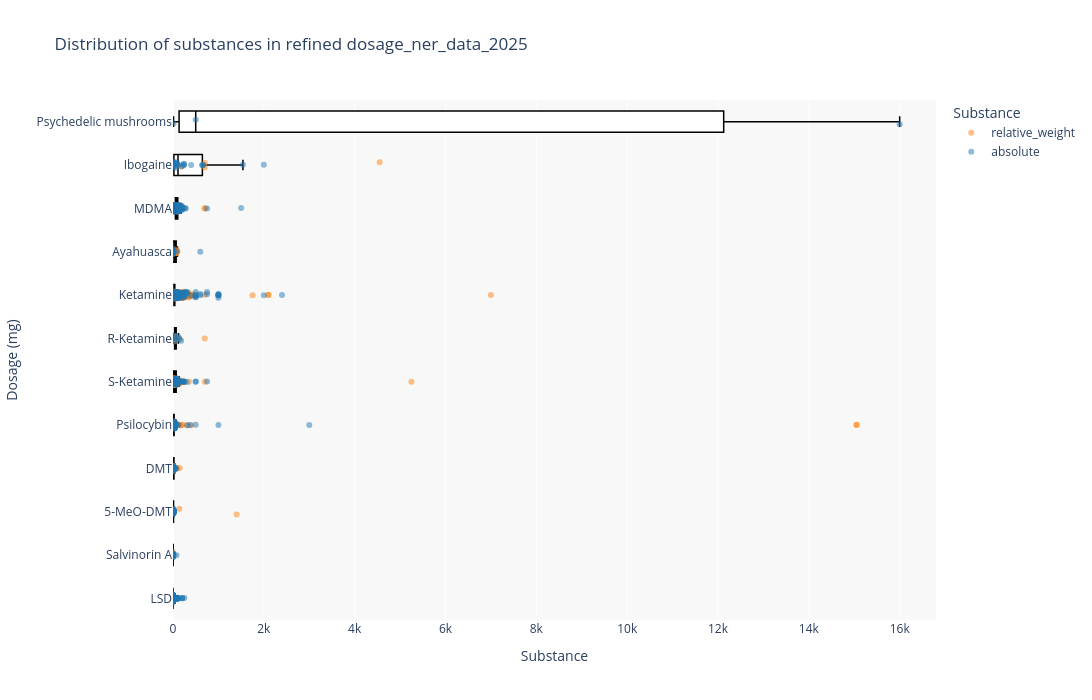

The notebook cell this image was saved under:
### Code cell
from components.graphs import box_plot

# keep absolute and relative_weight only
dosage_ner_data_2025_refined = dosage_ner_data_2025_refined[dosage_ner_data_2025_refined['Dose_Type'].isin(['absolute', 'relative_weight'])].reset_index(drop=True)

# print number of studies
print(f"Number of studies in refined dosage NER data: {dosage_ner_data_2025_refined['Study_ID'].nunique()}")
# print number of studies per substance
print(f"Number of studies per substance:\n{dosage_ner_data_2025_refined.groupby('Substance')['Study_ID'].nunique()}")

# Render dosage graph with custom size
fig = box_plot(
    data=dosage_ner_data_2025_refined,
    x='Substance',
    y='Dosage_mg',
    x_label='Substance',
    y_label='Dosage (mg)',
    title='Distribution of substances in refined dosage_ner_data_2025',
    height=700,
    width=1200,
)
# show the graph
fig.show()

### Figure 1 — Plotly figure (JSON) as saved in the notebook; plotly's stock layout.template omitted (floating-point values rounded to 4 significant figures; data arrays with more than 128 entries replaced by an {"elided": "..."} marker saying what was removed)
{"data": [{"alignmentgroup": "True", "boxpoints": "outliers", "fillcolor": "white", "hovertemplate": "Substance=%{y}<br>Dosage_mg=%{x}<extra></extra>", "legendgroup": "Psychedelic mushrooms", "line": {"color": "black", "width": 1.5}, "marker": {"color": "#636efa", "opacity": 0, "size": 0}, "name": "Psychedelic mushrooms", "notched": false, "offsetgroup": "Psychedelic mushrooms", "opacity": 1.0, "orientation": "h", "showlegend": false, "type": "box", "x": [12.0, 500.0, 16000.0], "x0": " ", "xaxis": "x", "y": ["Psychedelic mushrooms", "Psychedelic mushrooms", "Psychedelic mushrooms"], "y0": " ", "yaxis": "y"}, {"alignmentgroup": "True", "boxpoints": "outliers", "fillcolor": "white", "hovertemplate": "Substance=%{y}<br>Dosage_mg=%{x}<extra></extra>", "legendgroup": "Ibogaine", "line": {"color": "black", "width": 1.5}, "marker": {"color": "#EF553B", "opacity": 0, "size": 0}, "name": "Ibogaine", "notched": false, "offsetgroup": "Ibogaine", "opacity": 1.0, "orientation": "h", "showlegend": false, "type": "box", "x": [3.0, 700.0, 1.0, 240.0, 200.0, 653.0, 182.0, 38000.0, 700.0, 4550.0, 10.0, 120.0, 1540.0, 3.0, 240.0, 400.0, 80.0, 20.0, 3.0, 20.0, 2.0, 60.0, 100.0, 80.0, 60.0, 20.0, 670.0, 1.0, 2000.0, 640.0, 20.0, 240.0], "x0": " ", "xaxis": "x", "y": ["Ibogaine", "Ibogaine", "Ibogaine", "Ibogaine", "Ibogaine", "Ibogaine", "Ibogaine", "Ibogaine", "Ibogaine", "Ibogaine", "Ibogaine", "Ibogaine", "Ibogaine", "Ibogaine", "Ibogaine", "Ibogaine", "Ibogaine", "Ibogaine", "Ibogaine", "Ibogaine", "Ibogaine", "Ibogaine", "Ibogaine", "Ibogaine", "Ibogaine", "Ibogaine", "Ibogaine", "Ibogaine", "Ibogaine", "Ibogaine", "Ibogaine", "Ibogaine"], "y0": " ", "yaxis": "y"}, {"alignmentgroup": "True", "boxpoints": "outliers", "fillcolor": "white", "hovertemplate": "Substance=%{y}<br>Dosage_mg=%{x}<extra></extra>", "legendgroup": "MDMA", "line": {"color": "black", "width": 1.5}, "marker": {"color": "#00cc96", "opacity": 0, "size": 0}, "name": "MDMA", "notched": false, "offsetgroup": "MDMA", "opacity": 1.0, "orientation": "h", "showlegend": false, "type": "box", "x": {"elided": "403 float values"}, "x0": " ", "xaxis": "x", "y": {"elided": "403 str values"}, "y0": " ", "yaxis": "y"}, {"alignmentgroup": "True", "boxpoints": "outliers", "fillcolor": "white", "hovertemplate": "Substance=%{y}<br>Dosage_mg=%{x}<extra></extra>", "legendgroup": "Ayahuasca", "line": {"color": "black", "width": 1.5}, "marker": {"color": "#ab63fa", "opacity": 0, "size": 0}, "name": "Ayahuasca", "notched": false, "offsetgroup": "Ayahuasca", "opacity": 1.0, "orientation": "h", "showlegend": false, "type": "box", "x": [15.0, 0.5, 70.0, 3.0, 10.0, 0.6, 70.0, 0.75, 59.5, 70.0, 70.0, 0.5, 5.0, 35.0, 56.0, 2.0, 0.85, 52.5, 600.0, 0.0, 0.6, 59.5, 1.0, 42.0, 98.0, 70.0, 70.0, 0.02, 52.5, 90.0], "x0": " ", "xaxis": "x", "y": ["Ayahuasca", "Ayahuasca", "Ayahuasca", "Ayahuasca", "Ayahuasca", "Ayahuasca", "Ayahuasca", "Ayahuasca", "Ayahuasca", "Ayahuasca", "Ayahuasca", "Ayahuasca", "Ayahuasca", "Ayahuasca", "Ayahuasca", "Ayahuasca", "Ayahuasca", "Ayahuasca", "Ayahuasca", "Ayahuasca", "Ayahuasca", "Ayahuasca", "Ayahuasca", "Ayahuasca", "Ayahuasca", "Ayahuasca", "Ayahuasca", "Ayahuasca", "Ayahuasca", "Ayahuasca"], "y0": " ", "yaxis": "y"}, {"alignmentgroup": "True", "boxpoints": "outliers", "fillcolor": "white", "hovertemplate": "Substance=%{y}<br>Dosage_mg=%{x}<extra></extra>", "legendgroup": "Ketamine", "line": {"color": "black", "width": 1.5}, "marker": {"color": "#FFA15A", "opacity": 0, "size": 0}, "name": "Ketamine", "notched": false, "offsetgroup": "Ketamine", "opacity": 1.0, "orientation": "h", "showlegend": false, "type": "box", "x": {"elided": "1090 float values"}, "x0": " ", "xaxis": "x", "y": {"elided": "1090 str values"}, "y0": " ", "yaxis": "y"}, {"alignmentgroup": "True", "boxpoints": "outliers", "fillcolor": "white", "hovertemplate": "Substance=%{y}<br>Dosage_mg=%{x}<extra></extra>", "legendgroup": "R-Ketamine", "line": {"color": "black", "width": 1.5}, "marker": {"color": "#19d3f3", "opacity": 0, "size": 0}, "name": "R-Ketamine", "notched": false, "offsetgroup": "R-Ketamine", "opacity": 1.0, "orientation": "h", "showlegend": false, "type": "box", "x": [14.0, 35.0, 140.0, 180.0, 700.0, 35.0, 70.0, 35.0, 35.0, 35.0, 35.0, 35.0, 35.0, 70.0, 120.0, 50.0, 17.5, 30.0, 50.0, 140.0, 30.0, 35.0, 35.0, 35.0, 60.0, 35.0, 70.0], "x0": " ", "xaxis": "x", "y": ["R-Ketamine", "R-Ketamine", "R-Ketamine", "R-Ketamine", "R-Ketamine", "R-Ketamine", "R-Ketamine", "R-Ketamine", "R-Ketamine", "R-Ketamine", "R-Ketamine", "R-Ketamine", "R-Ketamine", "R-Ketamine", "R-Ketamine", "R-Ketamine", "R-Ketamine", "R-Ketamine", "R-Ketamine", "R-Ketamine", "R-Ketamine", "R-Ketamine", "R-Ketamine", "R-Ketamine", "R-Ketamine", "R-Ketamine", "R-Ketamine"], "y0": " ", "yaxis": "y"}, {"alignmentgroup": "True", "boxpoints": "outliers", "fillcolor": "white", "hovertemplate": "Substance=%{y}<br>Dosage_mg=%{x}<extra></extra>", "legendgroup": "S-Ketamine", "line": {"color": "black", "width": 1.5}, "marker": {"color": "#FF6692", "opacity": 0, "size": 0}, "name": "S-Ketamine", "notched": false, "offsetgroup": "S-Ketamine", "opacity": 1.0, "orientation": "h", "showlegend": false, "type": "box", "x": {"elided": "353 float values"}, "x0": " ", "xaxis": "x", "y": {"elided": "353 str values"}, "y0": " ", "yaxis": "y"}, {"alignmentgroup": "True", "boxpoints": "outliers", "fillcolor": "white", "hovertemplate": "Substance=%{y}<br>Dosage_mg=%{x}<extra></extra>", "legendgroup": "Psilocybin", "line": {"color": "black", "width": 1.5}, "marker": {"color": "#B6E880", "opacity": 0, "size": 0}, "name": "Psilocybin", "notched": false, "offsetgroup": "Psilocybin", "opacity": 1.0, "orientation": "h", "showlegend": false, "type": "box", "x": {"elided": "543 float values"}, "x0": " ", "xaxis": "x", "y": {"elided": "543 str values"}, "y0": " ", "yaxis": "y"}, {"alignmentgroup": "True", "boxpoints": "outliers", "fillcolor": "white", "hovertemplate": "Substance=%{y}<br>Dosage_mg=%{x}<extra></extra>", "legendgroup": "DMT", "line": {"color": "black", "width": 1.5}, "marker": {"color": "#FF97FF", "opacity": 0, "size": 0}, "name": "DMT", "notched": false, "offsetgroup": "DMT", "opacity": 1.0, "orientation": "h", "showlegend": false, "type": "box", "x": [7.0, 15.0, 20.0, 98.0, 14.0, 40.0, 7.0, 25.0, 7.5, 17.5, 21.5, 60.0, 0.0, 2.8, 0.0, 0.1, 3.5, 16.0, 21.0, 1.2, 7.0, 1.0, 20.0, 1.0, 0.6, 147.0, 5.0, 20.0, 21.0, 0.1, 7.0, 70.0, 5.0, 16.0, 8.4, 0.6, 40.0, 15.0, 0.0, 5.0, 1.5, 17.5, 9.0, 25.0, 14.0, 40.0, 0.0, 40.0, 3.5, 14.0, 0.2, 60.0], "x0": " ", "xaxis": "x", "y": ["DMT", "DMT", "DMT", "DMT", "DMT", "DMT", "DMT", "DMT", "DMT", "DMT", "DMT", "DMT", "DMT", "DMT", "DMT", "DMT", "DMT", "DMT", "DMT", "DMT", "DMT", "DMT", "DMT", "DMT", "DMT", "DMT", "DMT", "DMT", "DMT", "DMT", "DMT", "DMT", "DMT", "DMT", "DMT", "DMT", "DMT", "DMT", "DMT", "DMT", "DMT", "DMT", "DMT", "DMT", "DMT", "DMT", "DMT", "DMT", "DMT", "DMT", "DMT", "DMT"], "y0": " ", "yaxis": "y"}, {"alignmentgroup": "True", "boxpoints": "outliers", "fillcolor": "white", "hovertemplate": "Substance=%{y}<br>Dosage_mg=%{x}<extra></extra>", "legendgroup": "5-MeO-DMT", "line": {"color": "black", "width": 1.5}, "marker": {"color": "#FECB52", "opacity": 0, "size": 0}, "name": "5-MeO-DMT", "notched": false, "offsetgroup": "5-MeO-DMT", "opacity": 1.0, "orientation": "h", "showlegend": false, "type": "box", "x": [2.0, 140.0, 12.0, 2.0, 1400.0, 1.0, 18.0, 12.0, 18.0, 8.0, 6.0, 6.0, 12.0, 10.0, 12.0, 6.0, 6.0, 12.0, 18.0, 12.0, 12.0, 1.0, 12.0, 12.0, 1.0, 10.0, 6.0, 2.0, 10.0, 9.0, 6.0, 0.3, 1.0], "x0": " ", "xaxis": "x", "y": ["5-MeO-DMT", "5-MeO-DMT", "5-MeO-DMT", "5-MeO-DMT", "5-MeO-DMT", "5-MeO-DMT", "5-MeO-DMT", "5-MeO-DMT", "5-MeO-DMT", "5-MeO-DMT", "5-MeO-DMT", "5-MeO-DMT", "5-MeO-DMT", "5-MeO-DMT", "5-MeO-DMT", "5-MeO-DMT", "5-MeO-DMT", "5-MeO-DMT", "5-MeO-DMT", "5-MeO-DMT", "5-MeO-DMT", "5-MeO-DMT", "5-MeO-DMT", "5-MeO-DMT", "5-MeO-DMT", "5-MeO-DMT", "5-MeO-DMT", "5-MeO-DMT", "5-MeO-DMT", "5-MeO-DMT", "5-MeO-DMT", "5-MeO-DMT", "5-MeO-DMT"], "y0": " ", "yaxis": "y"}, {"alignmentgroup": "True", "boxpoints": "outliers", "fillcolor": "white", "hovertemplate": "Substance=%{y}<br>Dosage_mg=%{x}<extra></extra>", "legendgroup": "Salvinorin A", "line": {"color": "black", "width": 1.5}, "marker": {"color": "#636efa", "opacity": 0, "size": 0}, "name": "Salvinorin A", "notched": false, "offsetgroup": "Salvinorin A", "opacity": 1.0, "orientation": "h", "showlegend": false, "type": "box", "x": [0.02625, 0.1, 0.25, 8.0, 0.375, 0.0, 0.1, 75.0, 5.0, 1.47, 0.02625, 1.0, 12.0, 0.2, 4.0, 1.47, 4.0, 0.25, 1.26, 2.0, 7.0, 1.47, 2.0, 0.0, 0.0, 1.05], "x0": " ", "xaxis": "x", "y": ["Salvinorin A", "Salvinorin A", "Salvinorin A", "Salvinorin A", "Salvinorin A", "Salvinorin A", "Salvinorin A", "Salvinorin A", "Salvinorin A", "Salvinorin A", "Salvinorin A", "Salvinorin A", "Salvinorin A", "Salvinorin A", "Salvinorin A", "Salvinorin A", "Salvinorin A", "Salvinorin A", "Salvinorin A", "Salvinorin A", "Salvinorin A", "Salvinorin A", "Salvinorin A", "Salvinorin A", "Salvinorin A", "Salvinorin A"], "y0": " ", "yaxis": "y"}, {"alignmentgroup": "True", "boxpoints": "outliers", "fillcolor": "white", "hovertemplate": "Substance=%{y}<br>Dosage_mg=%{x}<extra></extra>", "legendgroup": "LSD", "line": {"color": "black", "width": 1.5}, "marker": {"color": "#EF553B", "opacity": 0, "size": 0}, "name": "LSD", "notched": false, "offsetgroup": "LSD", "opacity": 1.0, "orientation": "h", "showlegend": false, "type": "box", "x": {"elided": "273 float values"}, "x0": " ", "xaxis": "x", "y": {"elided": "273 str values"}, "y0": " ", "yaxis": "y"}, {"alignmentgroup": "True", "boxpoints": "all", "customdata": {"elided": "1440x1 int values"}, "fillcolor": "rgba(255,255,255,0)", "hoveron": "points", "hovertemplate": "Study ID: %{customdata[0]}<br>Dosage_mg: %{x}<extra></extra>", "legendgroup": "relative_weight", "line": {"color": "rgba(255,255,255,0)"}, "marker": {"color": "#ff7f0e", "opacity": 0.5, "size": 6}, "name": "relative_weight", "offsetgroup": "relative_weight", "orientation": "h", "pointpos": 0, "showlegend": true, "type": "box", "x": {"elided": "1440 float values"}, "x0": " ", "xaxis": "x", "y": {"elided": "1440 str values"}, "y0": " ", "yaxis": "y"}, {"alignmentgroup": "True", "boxpoints": "all", "customdata": {"elided": "1425x1 int values"}, "fillcolor": "rgba(255,255,255,0)", "hoveron": "points", "hovertemplate": "Study ID: %{customdata[0]}<br>Dosage_mg: %{x}<extra></extra>", "legendgroup": "absolute", "line": {"color": "rgba(255,255,255,0)"}, "marker": {"color": "#1f77b4", "opacity": 0.5, "size": 6}, "name": "absolute", "offsetgroup": "absolute", "orientation": "h", "pointpos": 0, "showlegend": true, "type": "box", "x": {"elided": "1425 float values"}, "x0": " ", "xaxis": "x", "y": {"elided": "1425 str values"}, "y0": " ", "yaxis": "y"}], "layout": {"boxmode": "overlay", "height": 700, "legend": {"title": {"text": "Substance"}, "tracegroupgap": 0}, "plot_bgcolor": "#f8f8f8", "title": {"text": "Distribution of substances in refined dosage_ner_data_2025"}, "width": 1200, "xaxis": {"anchor": "y", "domain": [0.0, 1.0], "range": [0, 16800.0], "title": {"text": "Substance"}}, "yaxis": {"anchor": "x", "autorange": "reversed", "categoryarray": ["Psychedelic mushrooms", "Ibogaine", "MDMA", "Ayahuasca", "Ketamine", "R-Ketamine", "S-Ketamine", "Psilocybin", "DMT", "5-MeO-DMT", "Salvinorin A", "LSD"], "categoryorder": "array", "domain": [0.0, 1.0], "title": {"text": "Dosage (mg)"}}}}
